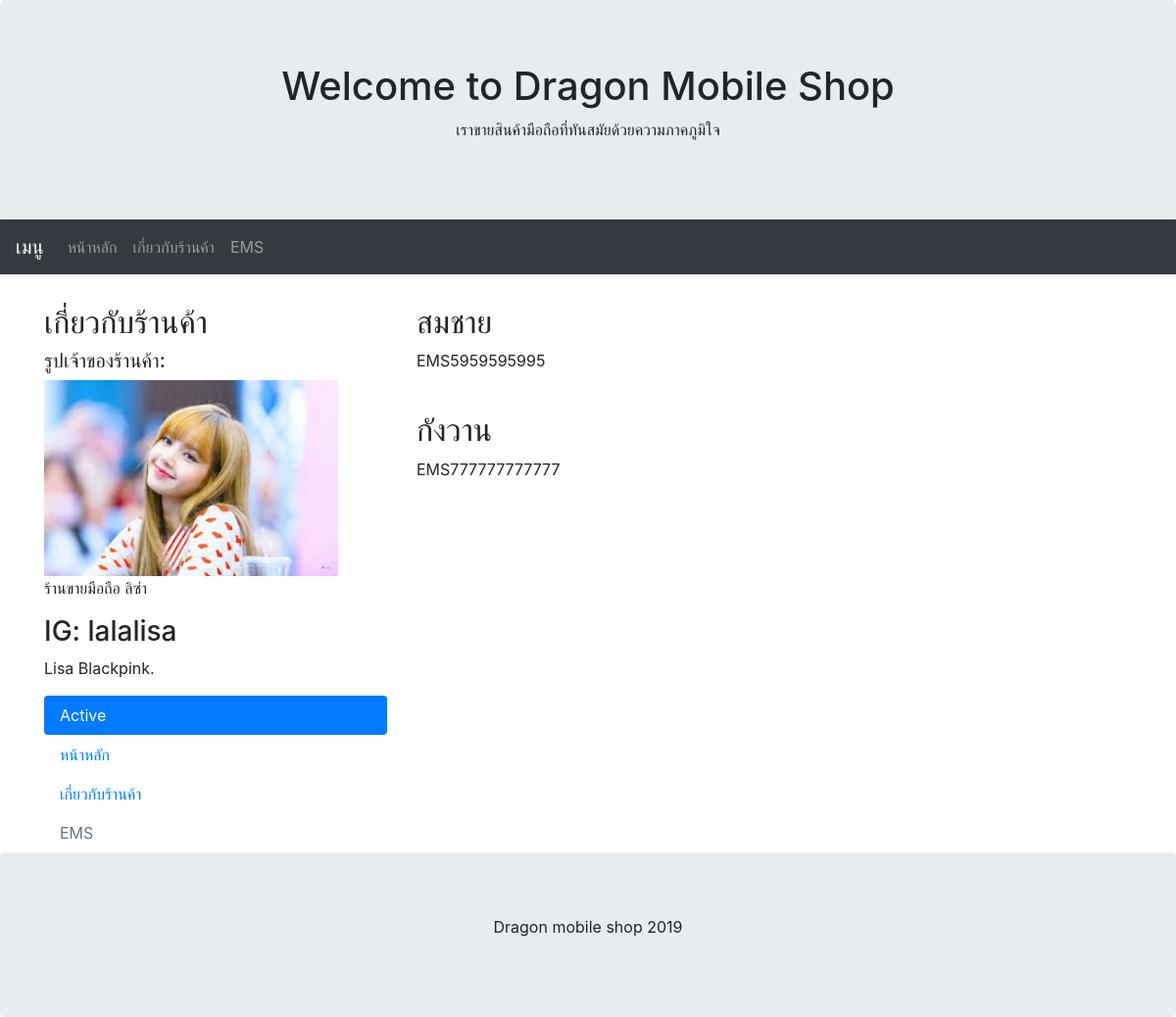
/ems/, run on the app's committed database.
### mobile/models.py (models this page shows, shortened)
class EMS(models.Model):
    ems_number = models.CharField(max_length=120)
    ems_name = models.CharField(max_length=120)

### mobile/views.py (the view)
# urls.py: path('ems/', EMSTracking, name='mobile-ems'),
def EMSTracking(request):
    allems = EMS.objects.all()
    contexts = {'emslist': allems}
    return render(request, 'mobile/ems.html', contexts)

### mobile/template/mobile/ems.html (shortened to what this page needs)
{% extends "mobile/base.html" %}
{% block content_product %}
      {% for e in emslist %}
      <h2>{{ e.ems_name }}</h2>
      <p>{{ e.ems_number }}</p>
      <br>
      {% endfor %}
{% endblock content_product %}

### data on the page
EMS: ems_name "สมชาย", ems_number "EMS5959595995"
EMS: ems_name "กังวาน", ems_number "EMS777777777777"
